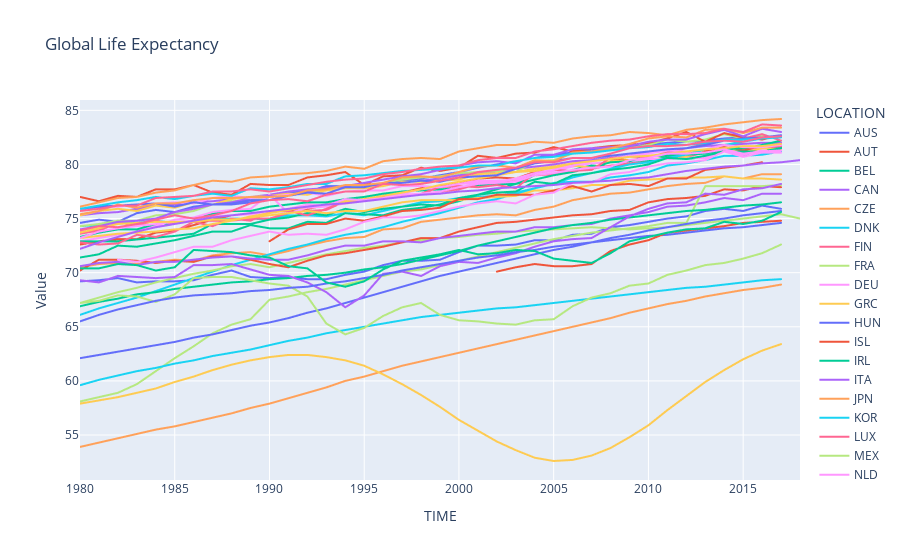

This figure's notebook cell:
### Code cell
fig = px.line(df_life_exp_tot, x="TIME", y="Value", title='Global Life Expectancy', color="LOCATION",
              line_group="LOCATION", hover_name="LOCATION")
fig.show()
